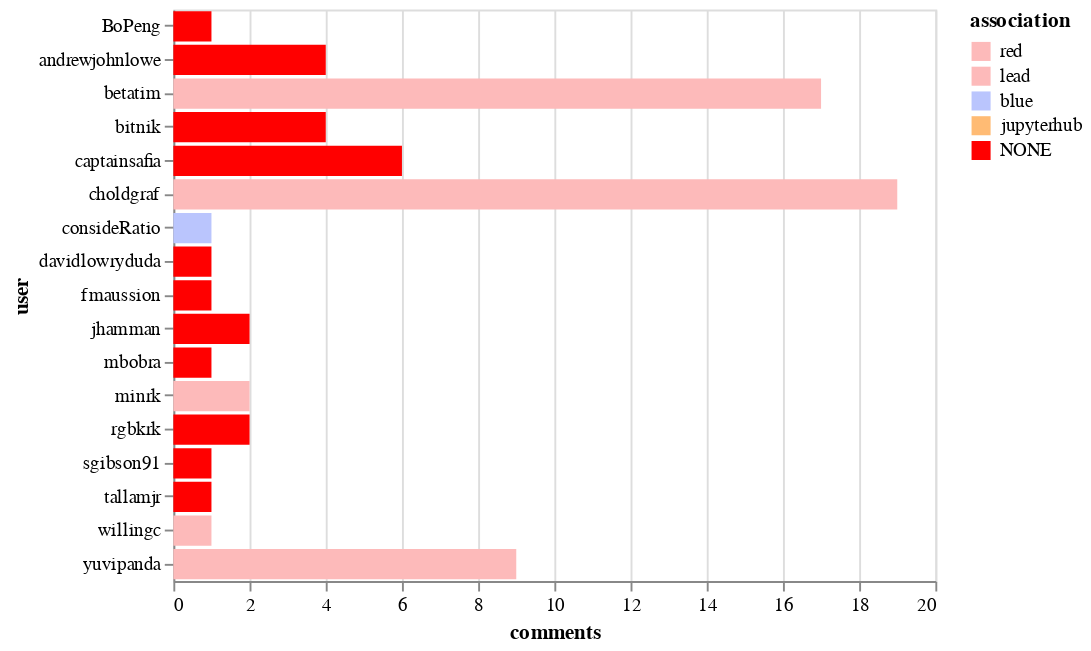

This figure's notebook cell:
### Markdown cell above
## Top commenters

### Code cell
alt.Chart(top_commenters).mark_bar().encode(
    x='comments',
    y='user',
    color=alt.Color('association', sort=["CONTRIBUTOR", "MEMBER", "NONE"], scale=color_scale)
)

### Figure 1 — Vega-Lite specification as saved in the notebook (floating-point values rounded to 4 significant figures)
{"$schema": "https://vega.github.io/schema/vega-lite/v2.6.0.json", "config": {"view": {"height": 300, "width": 400}}, "data": {"name": "data-d40cc08fd83b0773848208aba7d17a3c"}, "datasets": {"data-d40cc08fd83b0773848208aba7d17a3c": [{"association": "red", "comments": 19, "user": "choldgraf"}, {"association": "red", "comments": 17, "user": "betatim"}, {"association": "red", "comments": 9, "user": "yuvipanda"}, {"association": "NONE", "comments": 6, "user": "captainsafia"}, {"association": "NONE", "comments": 4, "user": "andrewjohnlowe"}, {"association": "NONE", "comments": 4, "user": "bitnik"}, {"association": "NONE", "comments": 2, "user": "rgbkrk"}, {"association": "lead", "comments": 2, "user": "minrk"}, {"association": "NONE", "comments": 2, "user": "jhamman"}, {"association": "blue", "comments": 1, "user": "consideRatio"}, {"association": "NONE", "comments": 1, "user": "fmaussion"}, {"association": "NONE", "comments": 1, "user": "davidlowryduda"}, {"association": "red", "comments": 1, "user": "willingc"}, {"association": "NONE", "comments": 1, "user": "mbobra"}, {"association": "NONE", "comments": 1, "user": "sgibson91"}, {"association": "NONE", "comments": 1, "user": "tallamjr"}, {"association": "NONE", "comments": 1, "user": "BoPeng"}]}, "encoding": {"color": {"field": "association", "scale": {"domain": ["red", "lead", "blue", "jupyterhub", "NONE"], "range": ["#fdbaba", "#fdbaba", "#bac5fd", "#ffbb74", "red"]}, "sort": ["CONTRIBUTOR", "MEMBER", "NONE"], "type": "nominal"}, "x": {"field": "comments", "type": "quantitative"}, "y": {"field": "user", "type": "nominal"}}, "mark": "bar"}
